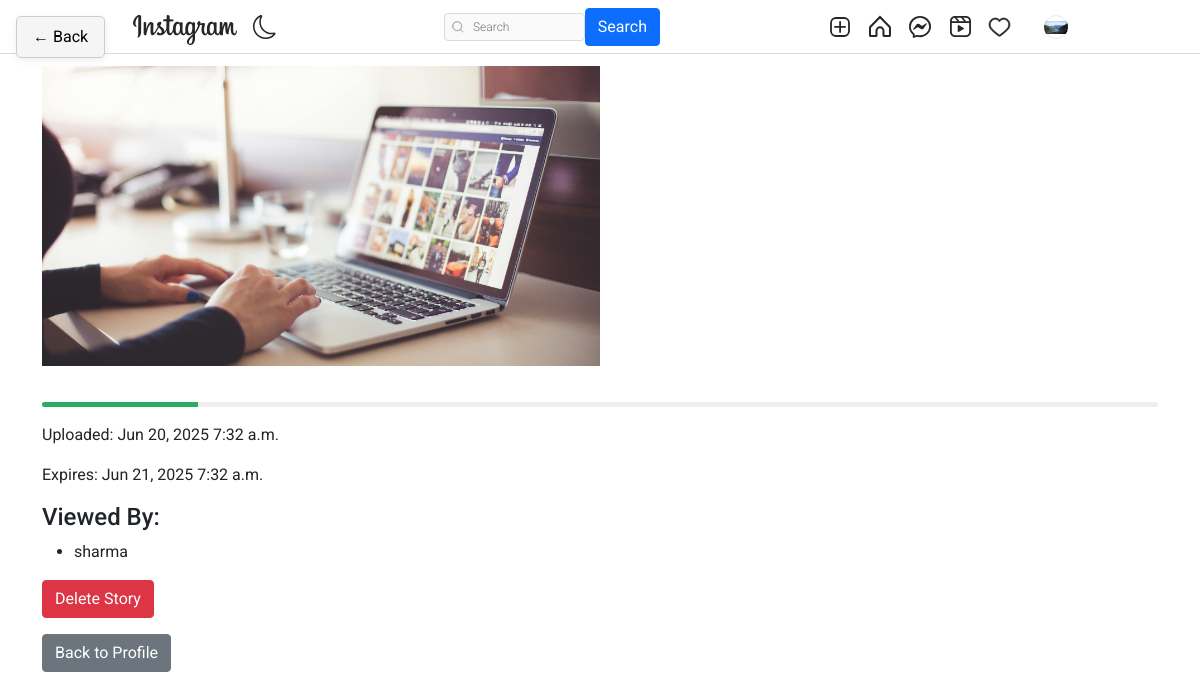
Screenshot of /stories/story/9/ (signed in) with the database file from the repository.
### authy/models.py (models this page shows, shortened)
class Profile(models.Model):
    user = models.OneToOneField(User, related_name='profile', on_delete=models.CASCADE)
    image = models.ImageField(upload_to="profile_pciture", null=True, default="default.jpg")
    first_name = models.CharField(max_length=200, null=True, blank=True)
    last_name = models.CharField(max_length=200, null=True, blank=True)
    bio = models.CharField(max_length=200, null=True, blank=True)
    location = models.CharField(max_length=200, null=True, blank=True)
    url = models.URLField(max_length=200, null=True, blank=True)
    favourite = models.ManyToManyField(Post, blank=True)
    blocked_users = models.ManyToManyField('self', symmetrical=False, related_name='blocked_by')
    last_active = models.DateTimeField(null=True, blank=True)
    def save(self, *args, **kwargs):
        super().save(*args, **kwargs)
        img = Image.open(self.image.path)
        if img.height > 300 or img.width > 300:
            output_size = (300, 300)
            img.thumbnail(output_size)
            img.save(self.image.path)

### storyapp/models.py (models this page shows, shortened)
class Story(models.Model):
    user = models.ForeignKey(User, on_delete=models.CASCADE)
    content = models.ImageField(upload_to='stories/')
    uploaded_at = models.DateTimeField(auto_now_add=True)
    expires_at = models.DateTimeField(null=True, blank=True)
    viewed_by = models.ManyToManyField(User, related_name='viewed_stories', blank=True)

### storyapp/views.py (the view)
# urls.py: path('story/<int:pk>/', views.StoryDetailView.as_view(), name='story_detail'),
class StoryDetailView(LoginRequiredMixin, DetailView):
    model = Story
    template_name = 'storyapp/story_detail.html'
    context_object_name = 'story'
    def get_object(self, queryset=None):
        obj = super().get_object(queryset)
        if self.request.user != obj.user and self.request.user not in obj.viewed_by.all():
            obj.viewed_by.add(self.request.user)
        return obj
    def get_context_data(self, **kwargs):
        context = super().get_context_data(**kwargs)
        story = self.get_object()
        context['viewed_by_users'] = story.viewed_by.all()
        return context

### Django_Instagram/context_processors.py (called while the page is built)
def unread_messages(request):
    if request.user.is_authenticated:
        unread_count = Message.objects.filter(user=request.user, is_read=False).count()
        print(f"User {request.user.username} has {unread_count} unread messages")
        return {'unread_messages': unread_count}
    return {'unread_messages': 0}

### notification/views.py (called while the page is built)
def notification_count(request):
    if request.user.is_authenticated:
        count = Notification.objects.filter(user=request.user, is_seen=False).count()
        return {'notification_count': count}
    return {'notification_count': 0}

### templates/storyapp/story_detail.html (shortened to what this page needs)
{% extends 'base.html' %}
{% block content %}
<div class="container">
    <div class="story-container">
        <h2>Story by {{ story.user.username }}</h2>
        <img src="{{ story.content.url }}" class="img-fluid" alt="Story Image">
        <div id="story-progress-bar" style="width: 100%; height: 5px; background: #eee; margin: 16px 0; border-radius: 3px; overflow: hidden;">
            <div id="story-progress" style="width: 0; height: 100%; background: #27ae60; transition: width 0.2s;"></div>
        </div>
        <p>Uploaded: {{ story.uploaded_at|date:"M d, Y P" }}</p>
        <p>Expires: {{ story.expires_at|date:"M d, Y P" }}</p>
        {% if story.user == request.user %}
        <div class="viewed-by-section mt-3">
            <h4>Viewed By:</h4>
            {% if viewed_by_users %}
            <ul>
                {% for viewer in viewed_by_users %}
                <li>{{ viewer.username }}</li>
                {% endfor %}
            </ul>
            {% else %}
            <p>No one has viewed this story yet.</p>
            {% endif %}
        </div>
        <form action="{% url 'storyapp:delete_story' story.pk %}" method="post" class="mt-3">
            <button type="submit" class="btn btn-danger">Delete Story</button>
        </form>
        {% endif %}
        <a href="{% url 'profile' story.user.username %}" class="btn btn-secondary mt-3">Back to Profile</a>
    </div>
</div>
{% endblock %}

### templates/base.html (shortened to what this page needs)
{% load static %}
<!DOCTYPE html>
<html lang="en">
<head>
    <link rel="stylesheet" href="https://cdn.jsdelivr.net/npm/bootstrap-icons@1.8.1/font/bootstrap-icons.css">
    <link href="https://cdn.jsdelivr.net/npm/bootstrap@5.1.3/dist/css/bootstrap.min.css" rel="stylesheet">
    <link rel="stylesheet" type="text/css" href="{% static 'assets1/style.css' %}">
    <link rel="stylesheet" type="text/css" href="{% static 'add-story/add-story.css' %}">
</head>
<body>
    {% if request.path != '/' %}
    <button onclick="window.history.back()" style="position:fixed;top:16px;left:16px;z-index:9999;padding:8px 16px;border-radius:5px;border:1px solid #ccc;background:#f5f5f5;cursor:pointer;box-shadow:0 2px 8px rgba(0,0,0,0.07);">
      &larr; Back
    </button>
    {% endif %}
    <header class="header">
        <nav class="header__content">
            <div class="header__buttons">
                <a href="{% url 'index' %}" class="header__home">
                </a>
                <button class="header__theme-button" title="Toggle Theme">
                </button>
            </div>
            <form action="{% url 'search-users' %}" method="GET">
                <div class="header__search">
                    <input type="text" placeholder="Search" name="q" value="{{ request.GET.q }}">
                    <button class="btn btn-primary" type="submit">Search</button>
                </div>
            </form>
            <div class="header__buttons header__buttons--desktop">
                <a href="{% url 'newpost' %}">
                </a>
                <a href="{% url 'index' %}">
                </a>
                <a href="{% url 'message' %}">
                </a>
                <a href="#">
                </a>
                <span>
                    <a href="{% url 'show-notification' %}" style="position: relative;">
                    </a>
                </span>
                <a href="">
                    <button class="profile-button">
                        <a href="{% url 'profile' request.user %}">
                            <div class="profile-button__picture">
                                <img src="{{request.user.profile.image.url}}" alt="User Picture">
                            </div>
                        </a>
                    </button>
                </a>
            </div>
        </nav>
    </header>
    {% block content %}
    {% endblock content %}
</body>
</html>

### static/assets1/style.css (style rules this page uses)
*, *::after, *::before { box-sizing: border-box; margin: 0; padding: 0; }
*, button, input, select, textarea { font-family: 'Roboto', sans-serif; }
:root { --primary: hsl(0, 0%, 100%); --secondary: hsl(0, 0%, 98%); --border: hsl(0, 0%, 86%); --story-border: hsl(0, 0%, 78%); --img-border: hsla(0, 0%, 0%, 0.1); --text-dark: hsl(0, 0%, 15%); --text-light: hsl(0, 0%, 60%); --like: hsl(355, 82%, 61%); --link: hsl(204, 100%, 48%); --header-height: 44px; --nav-height: 44px; }
body { min-height: 100vh; display: flex; flex-direction: column; overflow-y: auto; }
svg { display: block; }
img { max-width: 100%; }
header.header { z-index: 9 !important; }
.header { width: 100%; height: var(--header-height); background-color: var(--primary); display: flex; justify-content: center; position: fixed; top: 0; left: 0; z-index: 9 !important; }
.header::after { content: ''; position: absolute; bottom: 0; width: 100%; height: 1px; background-color: var(--border); }
.header__content { width: 100%; max-width: 975px; padding: 0 14px; display: flex; justify-content: space-between; align-items: center; }
.header__home { margin-top: 5px; }
.header__theme-button { background-color: transparent; border: none; cursor: pointer; }
.header__theme-button-moon { display: unset; }
.header__search { width: 216px; height: 28px; display: none; align-items: center; position: relative; }
.header__search svg { width: 12px; height: 12px; position: absolute; left: 8px; }
.header__search input { width: 100%; height: 100%; background-color: var(--secondary); padding: 4px 10px 4px 28px; border: 1px solid var(--border); border-radius: 4px; outline: none; font-size: 12px; font-weight: 300; text-decoration: none; color: var(--text-light); text-overflow: ellipsis; overflow: hidden; white-space: nowrap; }
.header__buttons { display: flex; align-items: center; gap: 16px; }
.profile-button { background-color: transparent; border: none; outline: none; cursor: pointer; position: relative; }
.profile-button__picture { width: 24px; height: 24px; border-radius: 50%; overflow: hidden; position: relative; }
.profile-button__picture::after { content: ''; position: absolute; top: 0; bottom: 0; left: 0; right: 0; border: 1px solid var(--img-border); border-radius: 50%; }
@media (min-width: 768px) { :root { --header-height: 54px; --nav-height: 0px; } }
@media (min-width: 768px) { .header__content { padding: 0 20px; } }
@media (min-width: 768px) { .header__search { display: flex; } }

### static/add-story/add-story.css (style rules this page uses)
.story-container img.img-fluid { width: 50% !important; height: 300px !important; object-fit: cover; margin: 20px 0; }

### rows the page displays
Story: content (picture), uploaded_at "Jun 20, 2025 7:32 a.m.", expires_at "Jun 21, 2025 7:32 a.m."

### other values shown
{{ viewer.username }} "sharma"
